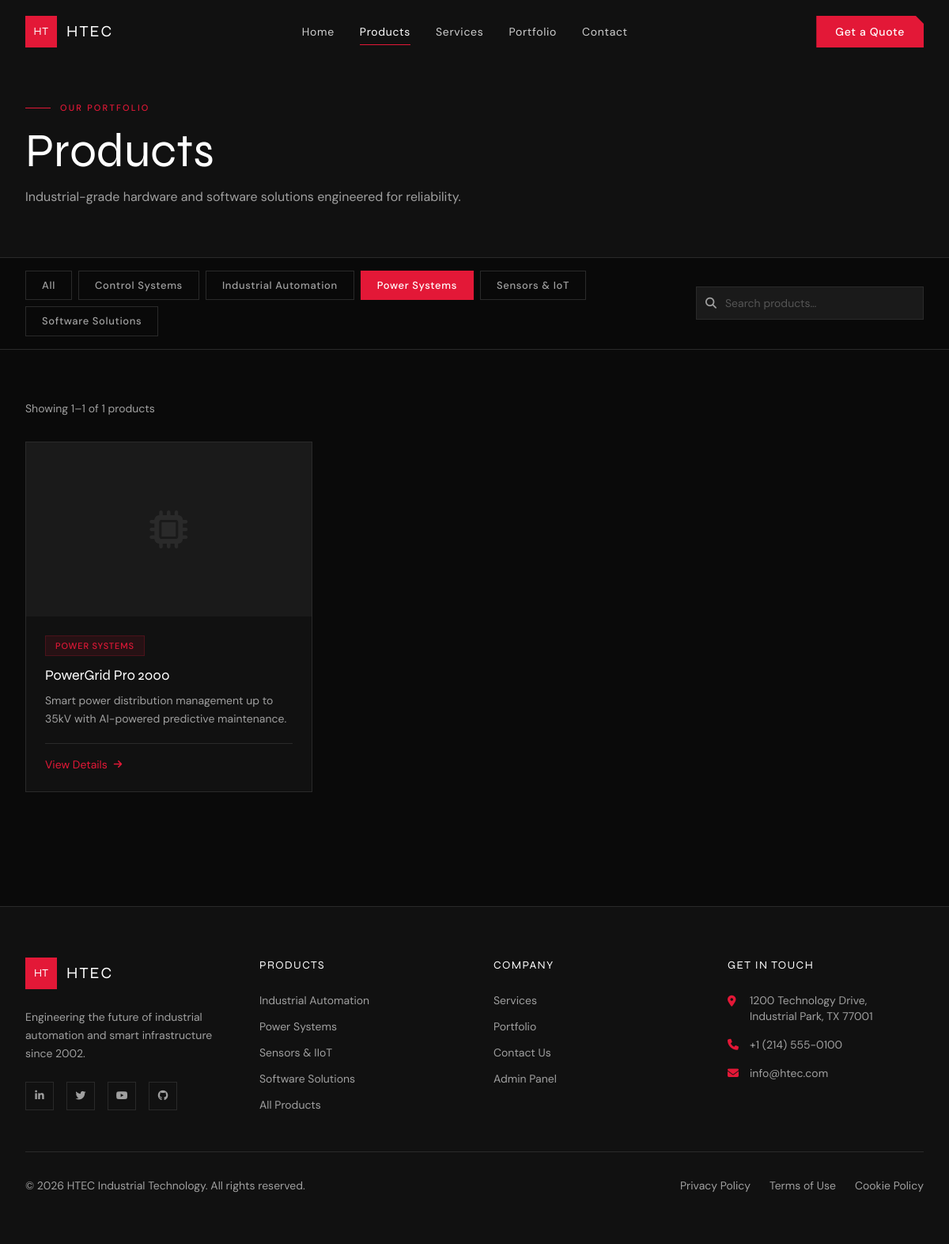
The app's page /products.php?category=power-systems with its own data.
### tables this page shows
CREATE TABLE IF NOT EXISTS categories (
    id INT AUTO_INCREMENT PRIMARY KEY,
    name VARCHAR(100) NOT NULL UNIQUE,
    slug VARCHAR(100) NOT NULL UNIQUE,
    created_at TIMESTAMP DEFAULT CURRENT_TIMESTAMP
);

CREATE TABLE IF NOT EXISTS products (
    id INT AUTO_INCREMENT PRIMARY KEY,
    name VARCHAR(255) NOT NULL,
    slug VARCHAR(255) NOT NULL UNIQUE,
    description TEXT,
    short_description VARCHAR(500),
    category_id INT,
    datasheet VARCHAR(500) DEFAULT NULL,
    featured TINYINT(1) DEFAULT 0,
    status ENUM('active', 'inactive') DEFAULT 'active',
    created_at TIMESTAMP DEFAULT CURRENT_TIMESTAMP,
    updated_at TIMESTAMP DEFAULT CURRENT_TIMESTAMP ON UPDATE CURRENT_TIMESTAMP,
    FOREIGN KEY (category_id) REFERENCES categories(id) ON DELETE SET NULL
);

### config/helpers.php (called while the page is built, shortened)
<?php
require_once __DIR__ . '/database.php';
function sanitize(string $input): string {
    return htmlspecialchars(strip_tags(trim($input)), ENT_QUOTES, 'UTF-8');
}
function sanitizeInt(mixed $input): int {
    return (int) filter_var($input, FILTER_SANITIZE_NUMBER_INT);
}
function url(string $path = ''): string {
    return APP_URL . '/' . ltrim($path, '/');
}
function paginate(int $total, int $perPage, int $currentPage): array {
    $totalPages = (int) ceil($total / $perPage);
    $currentPage = max(1, min($currentPage, $totalPages));
    $offset = ($currentPage - 1) * $perPage;
    return [
        'total'       => $total,
        'per_page'    => $perPage,
        'current'     => $currentPage,
        'total_pages' => $totalPages,
        'offset'      => $offset,
        'has_prev'    => $currentPage > 1,
        'has_next'    => $currentPage < $totalPages,
        'prev_page'   => $currentPage - 1,
        'next_page'   => $currentPage + 1,
    ];
}
function truncate(string $text, int $length = 150): string {
    if (strlen($text) <= $length) return $text;
    return substr($text, 0, $length) . '…';
}

### config/database.php (called while the page is built, shortened)
<?php
function getDB(): PDO {
    static $pdo = null;
    if ($pdo === null) {
        $dsn = "mysql:host=" . DB_HOST . ";dbname=" . DB_NAME . ";charset=" . DB_CHARSET;
        $options = [
            PDO::ATTR_ERRMODE            => PDO::ERRMODE_EXCEPTION,
            PDO::ATTR_DEFAULT_FETCH_MODE => PDO::FETCH_ASSOC,
            PDO::ATTR_EMULATE_PREPARES   => false,
        ];
        try {
            $pdo = new PDO($dsn, DB_USER, DB_PASS, $options);
        } catch (PDOException $e) {
            error_log("Database connection failed: " . $e->getMessage());
            die(json_encode(['error' => 'Database connection failed. Please try again later.']));
        }
    }
    return $pdo;
}

### models/ProductModel.php (called while the page is built, shortened)
<?php
require_once __DIR__ . '/../config/helpers.php';
class ProductModel {
    private PDO $db;
    public function __construct() {
        $this->db = getDB();
    }
    public function getAll(array $filters = [], int $limit = 12, int $offset = 0): array {
        $where = ['p.status = ?'];
        $params = ['active'];
        if (!empty($filters['category'])) {
            $where[] = 'c.slug = ?';
            $params[] = $filters['category'];
        }
        $whereClause = 'WHERE ' . implode(' AND ', $where);
        $sql = "
            SELECT p.*, c.name AS category_name, c.slug AS category_slug,
                   pi.image_path AS primary_image
            FROM products p
            LEFT JOIN categories c ON p.category_id = c.id
            LEFT JOIN product_images pi ON p.id = pi.product_id AND pi.is_primary = 1
            {$whereClause}
            ORDER BY p.featured DESC, p.created_at DESC
            LIMIT ? OFFSET ?
        ";
        $params[] = $limit;
        $params[] = $offset;
        $stmt = $this->db->prepare($sql);
        $stmt->execute($params);
        return $stmt->fetchAll();
    }
    public function count(array $filters = []): int {
        $where = ['p.status = ?'];
        $params = ['active'];
        if (!empty($filters['category'])) {
            $where[] = 'c.slug = ?';
            $params[] = $filters['category'];
        }
        $whereClause = 'WHERE ' . implode(' AND ', $where);
        $stmt = $this->db->prepare("
            SELECT COUNT(*) FROM products p
            LEFT JOIN categories c ON p.category_id = c.id
            {$whereClause}
        ");
        $stmt->execute($params);
        return (int) $stmt->fetchColumn();
    }
    public function getCategories(): array {
        return $this->db->query("SELECT * FROM categories ORDER BY name")->fetchAll();
    }
}

### products.php (the view, shortened to what this page needs)
<?php
require_once __DIR__ . '/config/helpers.php';
require_once __DIR__ . '/models/ProductModel.php';
$productModel = new ProductModel();
$search   = sanitize($_GET['search'] ?? '');
$category = sanitize($_GET['category'] ?? '');
$page     = max(1, sanitizeInt($_GET['page'] ?? 1));
$perPage  = 9;
$filters = [];
if ($category) $filters['category'] = $category;
$total      = $productModel->count($filters);
$pagination = paginate($total, $perPage, $page);
$products   = $productModel->getAll($filters, $perPage, $pagination['offset']);
$categories = $productModel->getCategories();
$activeCat = $category;
include __DIR__ . '/views/layouts/header.php';
?>
<div class="pt-32 pb-16 bg-htec-gray border-b border-htec-border">
    <div class="max-w-7xl mx-auto px-6 lg:px-8">
        <div class="section-label">Our Portfolio</div>
        <h1 class="text-4xl md:text-6xl font-display font-700 mt-2">Products</h1>
        <p class="text-htec-text mt-4 max-w-xl">Industrial-grade hardware and software solutions engineered for reliability.</p>
    </div>
</div>
<div class="sticky top-20 z-30 bg-htec-dark/95 backdrop-blur border-b border-htec-border">
    <div class="max-w-7xl mx-auto px-6 lg:px-8 py-4">
        <div class="flex flex-col md:flex-row gap-4 items-center justify-between">
            <div class="flex flex-wrap gap-2">
                <button class="filter-btn <?= !$activeCat ? 'active' : '' ?>" data-cat="all">All</button>
                <?php foreach ($categories as $cat): ?>
                    <button class="filter-btn <?= $activeCat === $cat['slug'] ? 'active' : '' ?>" data-cat="<?= htmlspecialchars($cat['slug']) ?>">
                        <?= htmlspecialchars($cat['name']) ?>
                    </button>
                <?php endforeach; ?>
            </div>
            <div class="relative w-full md:w-72 shrink-0">
                <i class="fas fa-search absolute left-3 top-1/2 -translate-y-1/2 text-htec-text text-sm"></i>
                <input type="text" id="product-search" value="<?= htmlspecialchars($search) ?>"
                    placeholder="Search products…"
                    class="form-input pl-9 py-2.5 text-sm">
            </div>
        </div>
    </div>
</div>
<div class="max-w-7xl mx-auto px-6 lg:px-8 py-16">
    <?php if ($products): ?>
        <div class="text-htec-text text-sm mb-8">
            Showing <?= $pagination['offset'] + 1 ?>–<?= min($pagination['offset'] + $perPage, $total) ?> of <?= $total ?> products
        </div>
        <div class="grid grid-cols-1 sm:grid-cols-2 lg:grid-cols-3 gap-6">
            <?php foreach ($products as $i => $product): ?>
            <a href="<?= url('product.php?id=' . $product['id']) ?>" class="product-card fade-up" style="transition-delay:<?= ($i % 3) * 0.08 ?>s">
                <?php if ($product['primary_image']): ?>
                    <img src="<?= url('uploads/' . $product['primary_image']) ?>" alt="<?= htmlspecialchars($product['name']) ?>" class="product-img">
                <?php else: ?>
                    <div class="product-img-placeholder"><i class="fas fa-microchip"></i></div>
                <?php endif; ?>
                <div class="p-6">
                    <?php if ($product['category_name']): ?>
                        <div class="badge mb-3"><?= htmlspecialchars($product['category_name']) ?></div>
                    <?php endif; ?>
                    <h2 class="font-display font-600 text-lg leading-snug mb-2"><?= htmlspecialchars($product['name']) ?></h2>
                    <p class="text-htec-text text-sm leading-relaxed"><?= htmlspecialchars(truncate($product['short_description'] ?? '', 110)) ?></p>
                    <div class="mt-5 flex items-center gap-2 text-htec-red text-sm font-500 border-t border-htec-border pt-4">
                        <span>View Details</span>
                        <i class="fas fa-arrow-right card-arrow transition-transform text-xs"></i>
                    </div>
                </div>
            </a>
            <?php endforeach; ?>
        </div>
    <?php endif; ?>
</div>
<?php include __DIR__ . '/views/layouts/footer.php'; ?>

### assets/css/main.css (style rules this page uses)
:root { --red: #E31837; --dark: #0A0A0A; --gray: #111111; --mid: #1A1A1A; --border: #2A2A2A; --text: #A0A0A0; --text-light: #D0D0D0; --white: #FFFFFF; --transition: 0.3s cubic-bezier(0.4, 0, 0.2, 1); }
*, *::before, *::after { box-sizing: border-box; }
html { scroll-behavior: smooth; }
body { background: var(--dark); color: var(--white); font-family: 'DM Sans', sans-serif; overflow-x: hidden; }
.font-display { font-family: 'Syne', sans-serif; }
h1,h2,h3,h4 { font-family: 'Syne', sans-serif; }
.product-card { background: var(--gray); border: 1px solid var(--border); transition: all var(--transition); overflow: hidden; cursor: pointer; text-decoration: none; display: block; color: inherit; }
.product-img-placeholder { width: 100%; height: 220px; background: var(--mid); display: flex; align-items: center; justify-content: center; color: var(--border); font-size: 3rem; }
.badge { display: inline-block; font-size: 0.6875rem; font-weight: 500; letter-spacing: 0.08em; text-transform: uppercase; padding: 0.25rem 0.75rem; background: rgba(227,24,55,0.1); color: var(--red); border: 1px solid rgba(227,24,55,0.2); }
.section-label { font-size: 0.6875rem; font-weight: 500; letter-spacing: 0.2em; text-transform: uppercase; color: var(--red); display: flex; align-items: center; gap: 0.75rem; margin-bottom: 1rem; }
.section-label::before { content: ''; display: block; width: 2rem; height: 1px; background: var(--red); }
.form-input { width: 100%; background: var(--mid); border: 1px solid var(--border); color: var(--white); padding: 0.75rem 1rem; font-family: 'DM Sans', sans-serif; font-size: 0.9rem; transition: border-color var(--transition); outline: none; }
.form-input::placeholder { color: #555; }
.fade-up { opacity: 0; transform: translateY(30px); transition: opacity 0.6s ease, transform 0.6s ease; }
.fade-up.visible { opacity: 1; transform: translateY(0); }
.filter-btn { font-size: 0.8125rem; font-weight: 500; letter-spacing: 0.05em; padding: 0.5rem 1.25rem; background: transparent; color: var(--text); border: 1px solid var(--border); cursor: pointer; transition: all var(--transition); white-space: nowrap; }
.filter-btn:hover, .filter-btn.active { background: var(--red); color: var(--white); border-color: var(--red); }

### records on screen
categories: name "Control Systems"
categories: name "Industrial Automation"
categories: name "Power Systems"
categories: name "Sensors & IoT"
categories: name "Software Solutions"
products: category.name "POWER SYSTEMS", name "PowerGrid Pro 2000", short_description "Smart power distribution management up to 35kV with AI-powered predictive maintenance."

### other values on screen
$pagination['offset'] + 1 "1"
min($pagination['offset'] + $perPage, $total) "1"
$total "1"
